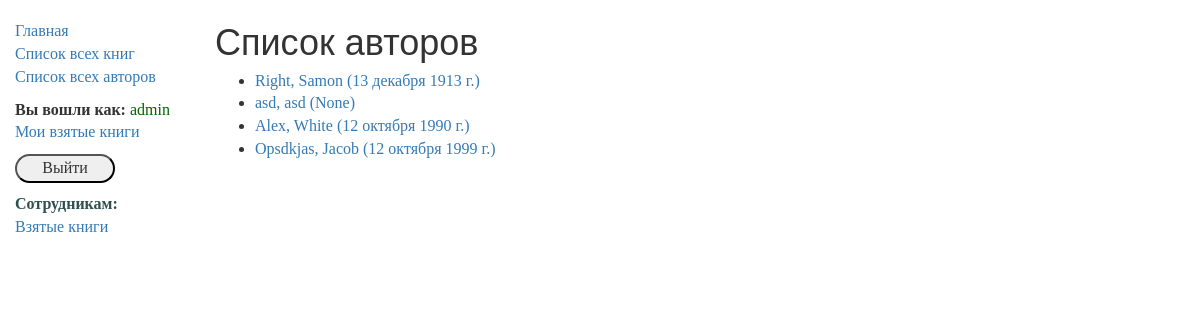
The app's page /catalog/authors/ (signed in) with its own data.
### catalog/models.py (models this page shows)
class Author(models.Model):
    first_name = models.CharField(max_length=100)
    last_name = models.CharField(max_length=100)
    date_of_birth = models.DateField(null=True, blank=True)
    date_of_death = models.DateField('Died', null=True, blank=True)
    def get_absolute_url(self):
        return reverse('author-detail', args=[str(self.id)])
    def __str__(self):
        return '%s, %s' % (self.last_name, self.first_name)

### catalog/views.py (the view)
class AuthorListView(generic.ListView):
    model = Author
    def get_context_data(self, **kwargs):
        context = super(AuthorListView, self).get_context_data(**kwargs)
        return context

### catalog/templates/catalog/author_list.html
{% extends "base_generic.html" %}
{% block content %}
    <h1>Список авторов</h1>
    {% if author_list %}
    <ul>
      {% for author in author_list %}
      <li>
        <a href="{{ author.get_absolute_url }}">{{ author }} ({{ author.date_of_birth }}) </a>
      </li>
      {% endfor %}
    </ul>
    {% else %}
      <p>Авторов нет</p>
    {% endif %}
{% endblock %}

### catalog/templates/base_generic.html (shortened to what this page needs)
<!doctype html>
<html lang="en">
  <head>
    <link
      rel="stylesheet"
      href="https://maxcdn.bootstrapcdn.com/bootstrap/3.3.7/css/bootstrap.min.css" />
    {% load static %}
    <link rel="stylesheet" href="{% static 'css/styles.css' %}" />
  </head>
  <body>
    <div class="container-fluid">
      <div class="row">
        <div class="col-sm-2">
          {% block sidebar %}
            <ul class="sidebar-nav">
              <li><a href="{% url 'index' %}">Главная</a></li>
              <li><a href="{% url 'books' %}">Список всех книг</a></li>
              <li><a href="{% url 'authors' %}">Список всех авторов</a></li>
               {% if user.is_authenticated %}
                <li class="user">Вы вошли как: <span>{{ user.get_username }}</span></li>
        <li><a href="{% url 'my-borrowed' %}">Мои взятые книги</a></li>
                <li>
         <form method="post" action="{% url 'logout'%}">
             <button>Выйти</button>
</form>
     </li>
   {% else %}
     <li> <form method="post" action="{% url 'login'%}?next={{request.path}}">
    {% csrf_token %}
             <button>Войти</button>
</form>
     </li>
   {% endif %}
                 {% if request.user.is_staff %}
                <li class="staff">Сотрудникам:</li>
                <li><a href="{% url 'all-borrowed' %}">Взятые книги</a></li>
                {% endif %}
  </ul>
          {% endblock %}
        </div>
        <div class="col-sm-10 ">{% block content %} {% endblock %}</div>
      </div>
    </div>
  </body>
</html>

### catalog/static/css/styles.css (style rules this page uses)
.sidebar-nav { margin-top: 20px; padding: 0; list-style: none; }
ul > li { font-family: "Times New Roman"; font-size: 16px; }
.user { margin: 10px 0 0 0; font-size: 16px; font-weight: 600; }
.user > span { color: darkgreen; font-family: "Comic Sans MS"; font-weight: 400; }
form > button { width: 100px; border-radius: 15px; font-family: "Comic Sans MS"; }
.staff { margin: 10px 0 0 0; font-size: 16px; color: darkslategray; font-weight: 600; }
form > button { margin: 10px 0 0 0; }

### records on screen
Author: last_name+first_name "Right, Samon", date_of_birth "13 декабря 1913 г."
Author: last_name+first_name "asd, asd", date_of_birth "None"
Author: last_name+first_name "Alex, White", date_of_birth "12 октября 1990 г."
Author: last_name+first_name "Opsdkjas, Jacob", date_of_birth "12 октября 1999 г."

### other values on screen
{{ user.get_username }} "admin"
